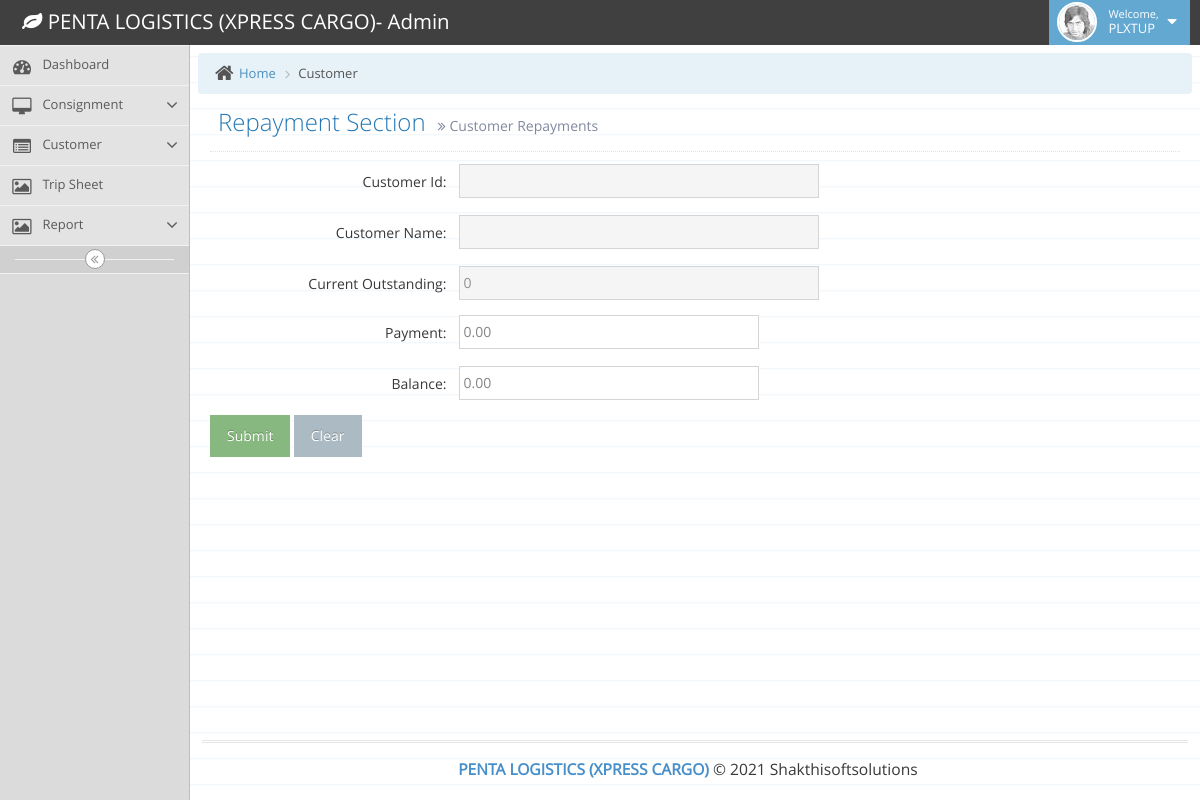
The page /admin/add-customer.php?ty=repay&editid=PLX000002 (signed in) on the database as committed earlier.
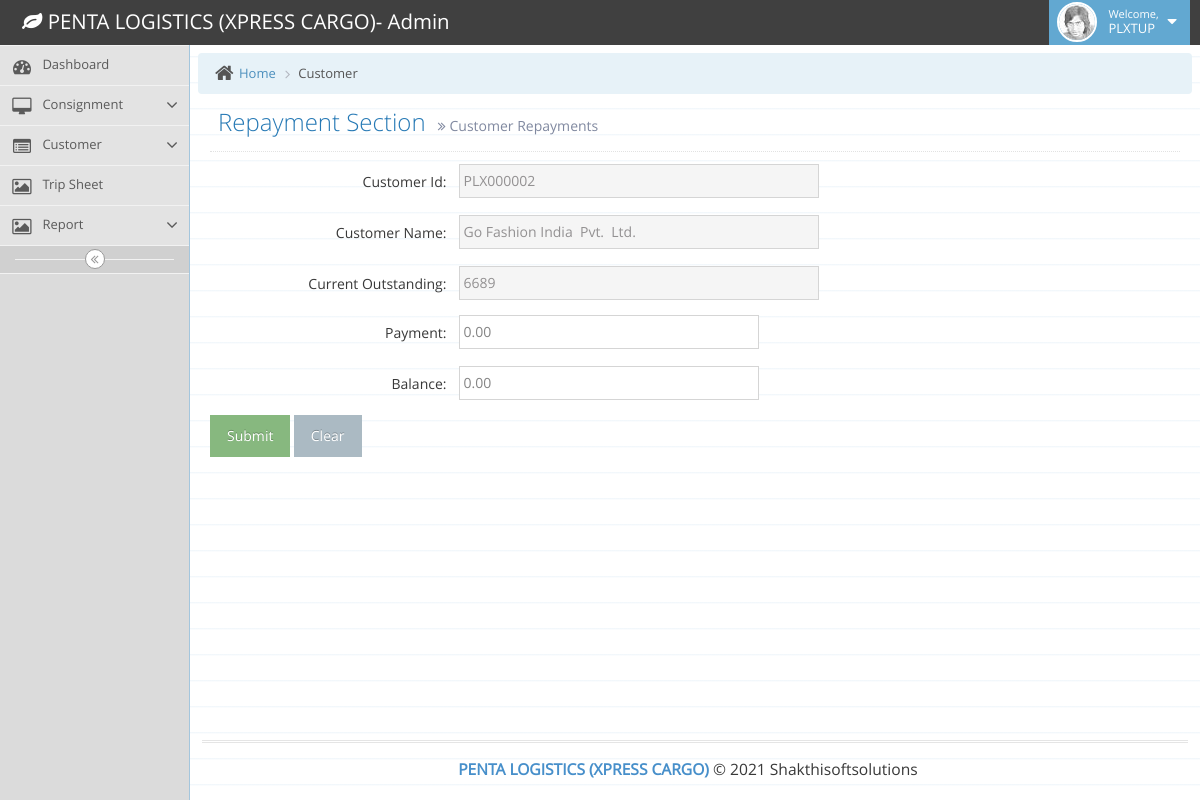
The same page on the database as committed later.
### tables this page shows
CREATE TABLE `tbl_customer` (
  `cid` int(10) NOT NULL,
  `custID` varchar(100) NOT NULL,
  `consignor_name` varchar(100) NOT NULL,
  `Type` int(11) NOT NULL,
  `consignor_gst` varchar(50) NOT NULL,
  `consignor_phone` varchar(12) NOT NULL,
  `consignor_add` varchar(200) NOT NULL,
  `freight` varchar(100) NOT NULL,
  `boxrate` varchar(50) NOT NULL,
  `waych` varchar(100) NOT NULL,
  `insch` varchar(100) NOT NULL,
  `othch` varchar(100) NOT NULL,
  `odach` varchar(100) NOT NULL,
  `topaych` varchar(100) NOT NULL,
  `bala` varchar(100) NOT NULL,
  `cre_dt` date NOT NULL,
  `status` varchar(20) NOT NULL,
  `User_Access` varchar(10) NOT NULL DEFAULT 'Branch'
);

### admin/add-customer.php (the view, shortened to what the changed rows need)
<?php
if ((isset($_SESSION)) && (isset($_SESSION['uid']))) {
	if (isset($_GET['ty'])) {
		if ($_GET['ty'] == 'add') {
			$mobile = "";
			$title = "Add Customer";
			if ((isset($_POST['Cust_Type_Edit']) && $_POST['Cust_Type_Edit'] != 0)) {
				$mobile = "AND Type = '".$_POST['Cust_Type_Edit']."'";
			}
			if ((isset($_GET['ct']) && $_GET['ct'] != 0)) {
				$mobile = "AND Type = '" . $_GET['ct'] . "'";
			}
			if (isset($_POST['search'])) {
				if ($_POST['mobile'] != "") {
					$mobile .= " AND (consignor_phone ='".$_POST['mobile']."' OR custID='".$_POST['mobile']."')";
				}
			}
			if(isset($_POST['export_data'])) {
			}
		} elseif ($_GET['ty'] == 'edit') {
			$title = "Edit Customer";
			$Cust_ID = $_GET['editid'];
		} elseif ($_GET['ty'] == 'repay') {
			$title = "Customer Repayments";
		}
?>
		<!DOCTYPE html>
		<html lang="en">
		<head>
			<link rel="stylesheet" href="assets/css/bootstrap.min.css" />
			<link rel="stylesheet" href="assets/font-awesome/4.5.0/css/font-awesome.min.css" />
			<link rel="stylesheet" href="assets/css/ace.min.css" class="ace-main-stylesheet" id="main-ace-style" />
			<link rel="stylesheet" href="assets/css/ace-skins.min.css" />
			<link rel="stylesheet" href="assets/css/ace-rtl.min.css" />
			<link rel="stylesheet" href="assets/css/bootstrap-datetimepicker.min.css" />
		</head>
		<body class="skin-3">
			<div class="main-container ace-save-state" id="main-container">
					<?php
					include("sidebar.php");
					?>
				<div class="main-content">
					<div class="main-content-inner">
<?php
if (isset($_GET['ty'])) {
if ($_GET['ty'] == "repay") {
	$SQL_Dr = "SELECT `Cust_ID`, SUM(`Tran_Amt`) AS Amount FROM tbl_transactions WHERE `Tran_Type` = 'Dr' AND `Cust_ID` = '" .  $_GET['editid'] . "' AND `Status`='A'";
	$SQL_Cr = "SELECT `Cust_ID`, SUM(`Tran_Amt`) AS Amount FROM tbl_transactions WHERE `Tran_Type` = 'Cr' AND `Cust_ID` = '" .  $_GET['editid'] . "' AND `Status`='A'";
	$Tran_Sum_Dr = mysqli_fetch_array(mysqli_query($dbConn, $SQL_Dr));
	$Tran_Sum_Cr = mysqli_fetch_array(mysqli_query($dbConn, $SQL_Cr));
	$Tran_Amt_Sum_Dr = $Tran_Sum_Dr['Amount'];
	$Tran_Amt_Sum_Cr = $Tran_Sum_Cr['Amount'];
	$Tran_Amt_Sum = $Tran_Amt_Sum_Dr - $Tran_Amt_Sum_Cr;
	if ($Tran_Amt_Sum == NULL || $Tran_Amt_Sum_Dr == 0) {
		$Tran_Amt_Sum = 0;
	}
	$CustDetails = mysqli_fetch_array(mysqli_query($dbConn, "SELECT * FROM tbl_customer WHERE custID = '" . $_GET['editid'] . "'  AND Status = 'A' "));
?> <div class="page-content">
		<div class="page-header">
			<h1>
				Repayment Section
				<small>
					<i class="ace-icon fa fa-angle-double-right"></i>
					<?php echo $title; ?>
				</small>
			</h1>
		</div>
		<div class="row">
			<div class="col-xs-12">
				<form class="form-horizontal" method="POST" action="add-customer.php?ac=repay&ty=repay&editid=<?php echo $_GET['editid']; ?>">
					<div class="form-group">
						<label class="control-label col-xs-12 col-sm-3 no-padding-right" for="custID">Customer Id:</label>
						<div class="col-xs-12 col-sm-9">
							<div class="clearfix">
								<input type="text" name="custID" id="custID" class="col-xs-12 col-sm-6" value="<?php echo $CustDetails['custID']; ?>" readonly />
							</div>
						</div>
					</div>
					<div class="space-2"></div>
					<div class="form-group">
						<label class="control-label col-xs-12 col-sm-3 no-padding-right" for="consignor">Customer Name:</label>
						<div class="col-xs-12 col-sm-9">
							<div class="clearfix">
								<input type="text" name="consignor" id="consignor" class="col-xs-12 col-sm-6" value="<?php echo $CustDetails['consignor_name']; ?>" readonly />
							</div>
						</div>
					</div>
					<div class="space-2"></div>
					<div class="form-group">
						<label class="control-label col-xs-12 col-sm-3 no-padding-right" for="outstanding">Current Outstanding:</label>
						<div class="col-xs-12 col-sm-9">
							<div class="clearfix">
								<input type="text" name="outstanding" id="outstanding" class="col-xs-12 col-sm-6" value="<?php echo $Tran_Amt_Sum; ?>" readonly />
							</div>
						</div>
					</div>
					<div class="form-group">
						<label class="control-label col-xs-12 col-sm-3 no-padding-right" for="payment">Payment:</label>
						<div class="col-xs-12 col-sm-9">
							<div class="clearfix">
								<input type="number" name="payment" id="payment" class="col-xs-12 col-sm-5 " value="0.00" />
							</div>
						</div>
					</div>
					<div class="space-2"></div>
					<div class="form-group">
						<label class="control-label col-xs-12 col-sm-3 no-padding-right" for="balance">Balance:</label>
						<div class="col-xs-12 col-sm-9">
							<div class="clearfix">
								<input type="number" name="balance" id="balance" class="col-xs-12 col-sm-5 " value="0.00" />
							</div>
						</div>
					</div>
					<div>
						<button class="btn btn-success btn-next" type="Submit"> Submit</button> <button class="btn btn-prev">Clear</button>
					</div>
				</form>
			</div>
		</div>
	</div>
<?php
}
}
?>
</div>
</div>
</div>
</body>
<?php
}
} ?>

Rows that differ between the two databases and show on the page:
now on this page (row edited): tbl_customer: custID "PLX000002", consignor "Go Fashion India Pvt. Ltd."
Other text that changed with them:
form field outstanding: "0" → "6689"
